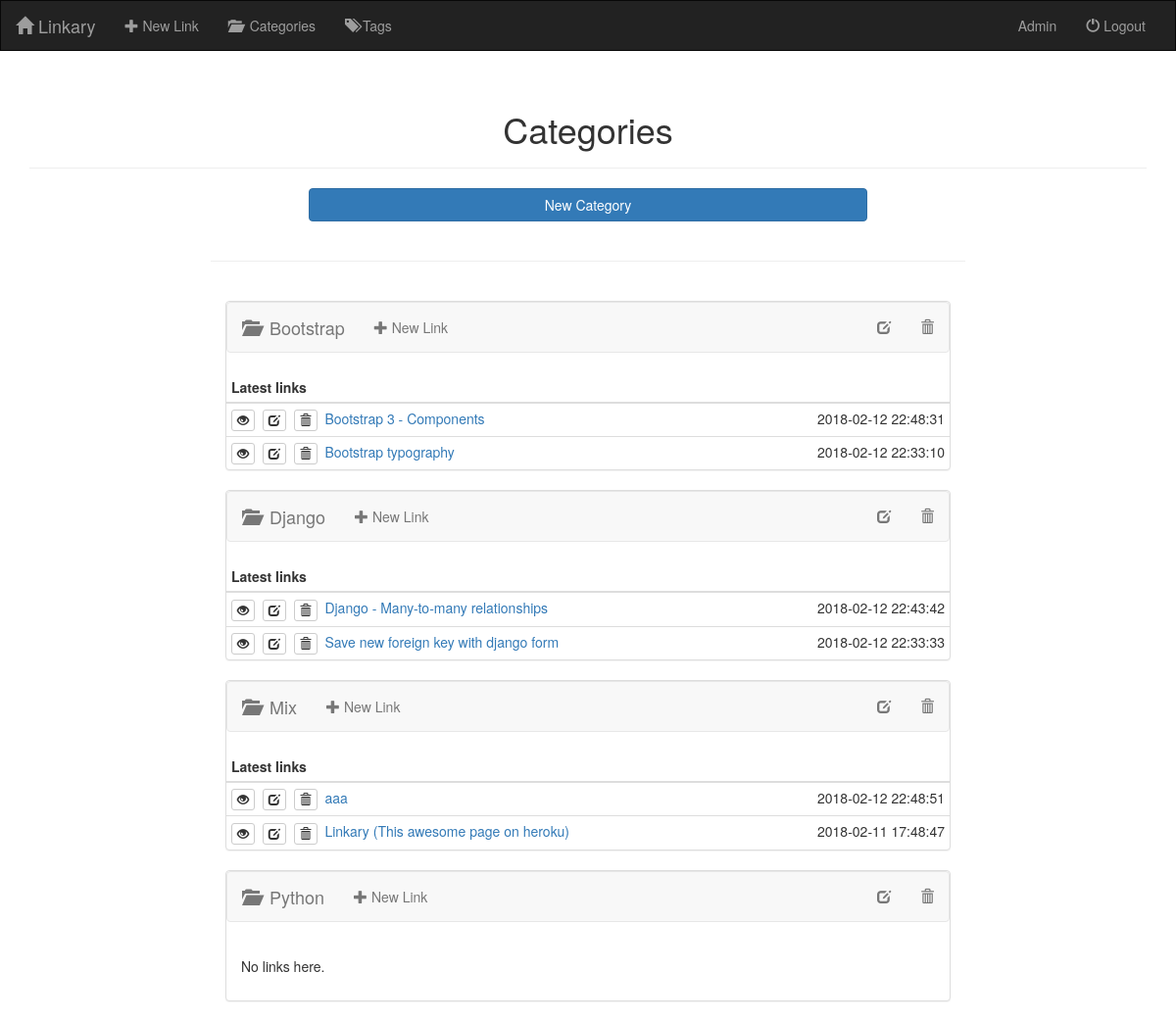
Page /category/ (signed in) on the committed database.
### linkary/models.py (models this page shows, shortened)
class TimedModel(models.Model):
    time_created = models.DateTimeField(auto_now_add=True)
    time_modified = models.DateTimeField(auto_now=True)
    class Meta:
        abstract = True

class Category(TimedModel):
    name = models.CharField(max_length=100, unique=True)
    class Meta:
        verbose_name_plural = 'Categories'
        ordering = ['name']
    def latest_links(self):
        result = self.link_set.order_by('-time_modified')[:10]
        return result

class Link(TimedModel):
    url = models.URLField()
    name = models.CharField(max_length=500)
    author = models.ForeignKey(User, on_delete=models.SET_NULL, blank=True, null=True)
    category = models.ForeignKey(Category, on_delete=models.SET_NULL, blank=True, null=True)
    tags = models.ManyToManyField(Tag, blank=True)
    class Meta:
        get_latest_by = ['time_created']
        ordering = ['-time_modified']

### linkary/views.py (the view)
# urls.py: path('category/', views.CategoryListView.as_view(), name='category_list'),
class CategoryListView(LoginRequiredMixin, ListView):
    model = models.Category
    ordering = ['name']

### linkary/templates/linkary/category_list.html (shortened to what this page needs)
{% extends 'linkary/base.html' %}
{% block content %}
    <div class="container">
        <div class="page-header">
            <h1 class="text-center">Categories</h1>
        </div>
    </div>
    <div class="container-fluid">
        <div class="row">
            <div class="col-sm-offset-3 col-sm-6">
                <a href="{% url 'category_create' %}" class="btn btn-primary btn-block">New Category</a>
            </div>
        </div>
        <div class="row">
            <div class="col-sm-offset-2 col-sm-8">
                <br>
                <hr>
                <br>
                <div class="container-fluid">
                    <div class="row row-eq-height">
                        {% for category in object_list %}
                            {% include 'linkary/category_thumbnail.html' %}
                        {% empty %}
                            <h3><small>No categories to show</small></h3>
                        {% endfor %}
                    </div>
                </div>
            </div>
        </div>
    </div>
{% endblock %}

### linkary/templates/linkary/category_thumbnail.html
<div class="col-md-12">
    <div class="panel panel-default">
        <div class="navbar navbar-default">
            <div class="container-fluid">
                <div class="navbar-header">
                    <a class="navbar-brand" href="{% url 'category_detail' category.pk %}" title="View details">
                        <span class="glyphicon glyphicon-folder-open"></span>&nbsp;&nbsp;{{ category.name }}
                    </a>
                </div>
                <ul class="nav navbar-nav">
                    <li>
                        <a href="{% url 'link_create' %}?category={{ category.pk }}" title="New Link">
                            <span class="glyphicon glyphicon-plus"></span>
                            New Link
                        </a>
                    </li>
                </ul>
                <ul class="nav navbar-nav navbar-right">
                    <li>
                        <a href="{% url 'category_edit' category.pk %}" title="Edit">
                            <span class="glyphicon glyphicon-edit"></span>
                        </a>
                    </li>
                    <li>
                        <a href="{% url 'category_delete' category.pk %}" title="Delete">
                            <span class="glyphicon glyphicon-trash"></span>
                        </a>
                    </li>
                </ul>
            </div>
        </div>
        {% if category.link_set.count %}
            <table class="table table-condensed">
                <thead>
                    <tr>
                        <th>Latest links</th>
                        <th class="text-right"></th>
                    </tr>
                </thead>
                {% for link in category.latest_links %}
                <tr>
                    <td>
                        <a href="{% url 'link_detail' link.pk %}" class="btn btn-default btn-xs" title="Details...">
                            <span class="glyphicon glyphicon-eye-open"></span>
                        </a>&nbsp;
                        <a href="{% url 'link_edit' link.pk %}" class="btn btn-default btn-xs" title="Edit...">
                            <span class="glyphicon glyphicon-edit"></span>
                        </a>&nbsp;
                        <a href="{% url 'link_delete' link.pk %}" class="btn btn-default btn-xs" title="Delete...">
                            <span class="glyphicon glyphicon-trash"></span>
                        </a>&nbsp;
                        <a href="{{ link.url }}" target="_blank">{{ link.name }}</a>
                    </td>
                    <td class="text-right">{{ link.time_modified|date:'Y-m-d H:i:s' }}</td>
                </tr>
                {% endfor %}
            </table>
        {% else %}
            <div class="panel-body"><p>No links here.</p></div>
        {% endif %}
    </div>
</div>

### rows in the picture
Category: name "Bootstrap"
Link: name "Bootstrap 3 - Components", time_modified "2018-02-12 22:48:31"
Link: name "Bootstrap typography", time_modified "2018-02-12 22:33:10"
Category: name "Django"
Link: name "Django - Many-to-many relationships", time_modified "2018-02-12 22:43:42"
Link: name "Save new foreign key with django form", time_modified "2018-02-12 22:33:33"
Category: name "Mix"
Link: name "aaa", time_modified "2018-02-12 22:48:51"
Link: name "Linkary (This awesome page on heroku)", time_modified "2018-02-11 17:48:47"
Category: name "Python", shows "No links here."
